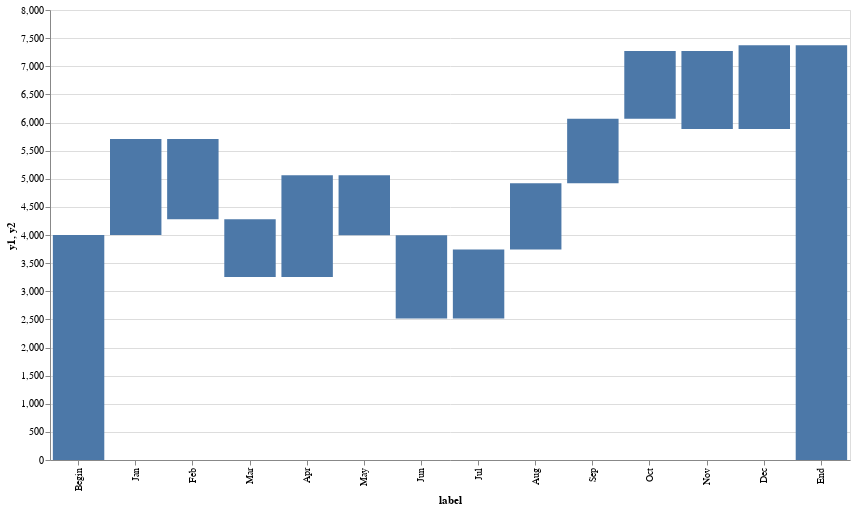

Notebook code for this chart:
### Markdown cell above
Hmm, this does not look right...  What went wong is that Altair reordered the bars using __alphabatical__ ordering of the months! Let's fix that by setting the `sort` property of `x` encoding to `None`.

### Code cell
base = alt.Chart(source)
bar_layer = base.mark_bar().encode(x=alt.X("label:N", sort=None), 
                                   y="y1:Q", 
                                   y2="y2:Q")
bar_layer.properties(width=800, height=450)

### Figure 1 — Vega-Lite specification as saved in the notebook (floating-point values rounded to 4 significant figures)
{"config": {"view": {"continuousWidth": 400, "continuousHeight": 300}}, "data": {"name": "data-95d312127d66c9a0e45ec8c4bac450dc"}, "mark": "bar", "encoding": {"x": {"field": "label", "sort": null, "type": "nominal"}, "y": {"field": "y1", "type": "quantitative"}, "y2": {"field": "y2"}}, "height": 450, "width": 800, "$schema": "https://vega.github.io/schema/vega-lite/v4.17.0.json", "datasets": {"data-95d312127d66c9a0e45ec8c4bac450dc": [{"label": "Begin", "amount": 4000, "y2": 4000, "y1": 0}, {"label": "Jan", "amount": 1707, "y2": 5707, "y1": 4000}, {"label": "Feb", "amount": -1425, "y2": 4282, "y1": 5707}, {"label": "Mar", "amount": -1030, "y2": 3252, "y1": 4282}, {"label": "Apr", "amount": 1812, "y2": 5064, "y1": 3252}, {"label": "May", "amount": -1067, "y2": 3997, "y1": 5064}, {"label": "Jun", "amount": -1481, "y2": 2516, "y1": 3997}, {"label": "Jul", "amount": 1228, "y2": 3744, "y1": 2516}, {"label": "Aug", "amount": 1176, "y2": 4920, "y1": 3744}, {"label": "Sep", "amount": 1146, "y2": 6066, "y1": 4920}, {"label": "Oct", "amount": 1205, "y2": 7271, "y1": 6066}, {"label": "Nov", "amount": -1388, "y2": 5883, "y1": 7271}, {"label": "Dec", "amount": 1492, "y2": 7375, "y1": 5883}, {"label": "End", "amount": 0, "y2": 7375, "y1": 0}]}}
